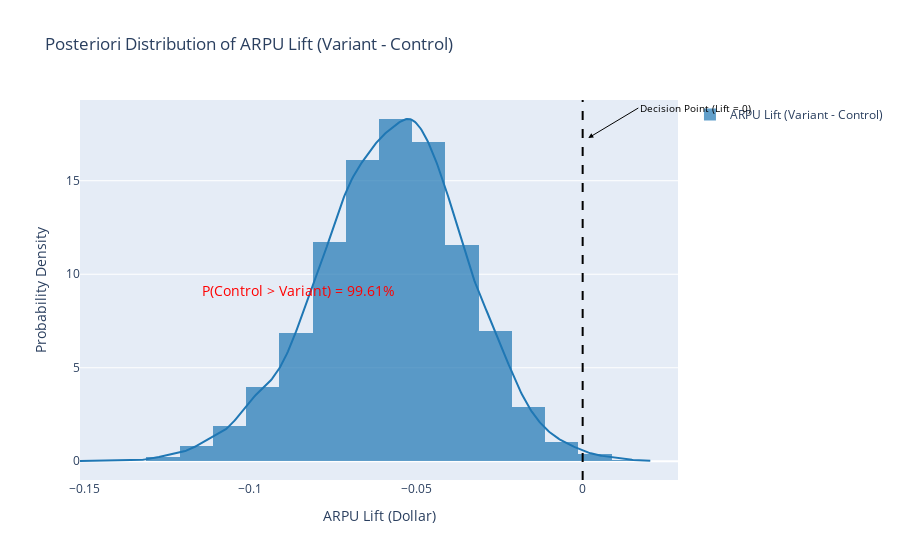

Notebook code for this chart:
### Code cell
# Visualizing the results
arpu_lift_samples = idata.posterior["arpu_lift"].values.flatten()
prob_control_is_better = (arpu_lift_samples < 0).mean()

# Cria o gráfico de densidade de probabilidade (KDE Plot)
fig_lift = ff.create_distplot(
    [arpu_lift_samples],
    group_labels=['ARPU Lift (Variant - Control)'],
    bin_size=0.01,
    show_curve=True,
    show_rug=False
)

# Adiciona a linha vertical no Lift = 0 (o ponto de decisão)
fig_lift.add_vline(x=0, line_dash="dash", line_color="black")

# 2. Define as duas anotações para o update_layout
annotations_list = [
    # Annotation 1: P(Control > Variant)
    dict(
        x=0.2, y=0.5, # Posição X e Y (coordenadas paper)
        xref="paper", yref="paper",
        text=f"P(Control > Variant) = {prob_control_is_better:.2%}",
        showarrow=False,
        font=dict(size=14, color="red")
    ),
    # Annotation 2: Text of the Decision Point
    dict(
        x=0.85, y=0.9, # Posição no canto superior direito
        xref="paper", yref="paper",
        text="Decision Point (Lift = 0)",
        showarrow=True,
        arrowhead=2,
        arrowsize=1,
        arrowwidth=1,
        arrowcolor='black',
        ax=50,
        ay=-30,
        font=dict(size=10, color="black"),
        xanchor="left"
    )
]

# 3. Atualiza o Layout com a lista de anotações
fig_lift.update_layout(
    title_text='Posteriori Distribution of ARPU Lift (Variant - Control)',
    xaxis_title='ARPU Lift (Dollar)',
    yaxis_title='Probability Density',
    annotations=annotations_list # Passa a lista completa de anotações
)
fig_lift.show()

### Figure 1 — Plotly figure (JSON) as saved in the notebook; plotly's stock layout.template omitted (floating-point values rounded to 4 significant figures; data arrays with more than 128 entries replaced by an {"elided": "..."} marker saying what was removed)
{"data": [{"autobinx": false, "histnorm": "probability density", "legendgroup": "ARPU Lift (Variant - Control)", "marker": {"color": "rgb(31, 119, 180)"}, "name": "ARPU Lift (Variant - Control)", "opacity": 0.7, "type": "histogram", "x": {"elided": "8000 float values"}, "xaxis": "x", "xbins": {"end": 0.0207, "size": 0.01, "start": -0.1513}, "yaxis": "y"}, {"legendgroup": "ARPU Lift (Variant - Control)", "marker": {"color": "rgb(31, 119, 180)"}, "mode": "lines", "name": "ARPU Lift (Variant - Control)", "showlegend": false, "type": "scatter", "x": {"elided": "500 float values"}, "xaxis": "x", "y": {"elided": "500 float values"}, "yaxis": "y"}], "layout": {"annotations": [{"font": {"color": "red", "size": 14}, "showarrow": false, "text": "P(Control > Variant) = 99.61%", "x": 0.2, "xref": "paper", "y": 0.5, "yref": "paper"}, {"arrowcolor": "black", "arrowhead": 2, "arrowsize": 1, "arrowwidth": 1, "ax": 50, "ay": -30, "font": {"color": "black", "size": 10}, "showarrow": true, "text": "Decision Point (Lift = 0)", "x": 0.85, "xanchor": "left", "xref": "paper", "y": 0.9, "yref": "paper"}], "barmode": "overlay", "hovermode": "closest", "legend": {"traceorder": "reversed"}, "shapes": [{"line": {"color": "black", "dash": "dash"}, "type": "line", "x0": 0, "x1": 0, "xref": "x", "y0": 0, "y1": 1, "yref": "y domain"}], "title": {"text": "Posteriori Distribution of ARPU Lift (Variant - Control)"}, "xaxis": {"anchor": "y2", "domain": [0, 1], "title": {"text": "ARPU Lift (Dollar)"}, "zeroline": false}, "yaxis": {"anchor": "free", "domain": [0, 1], "position": 0, "title": {"text": "Probability Density"}}}}
